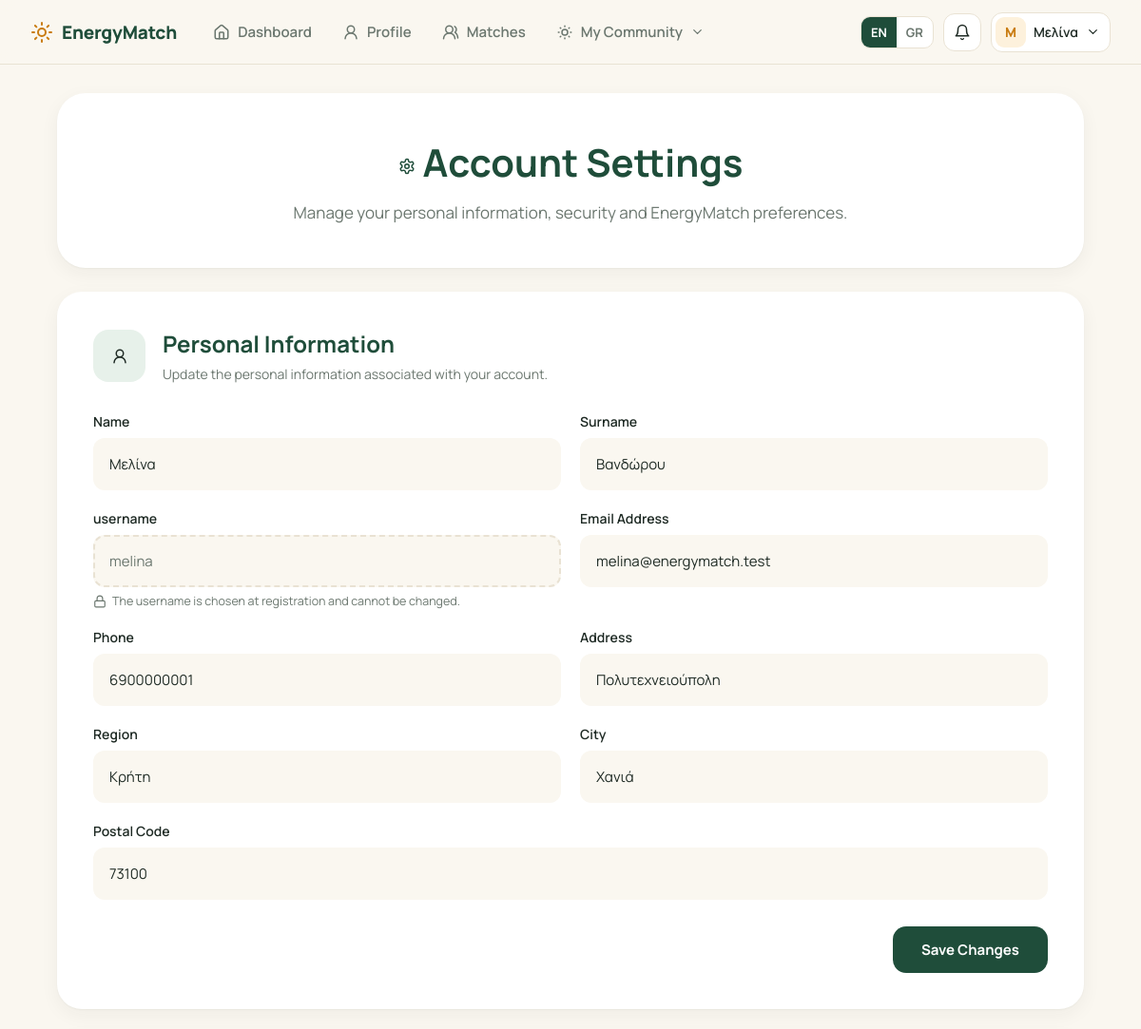
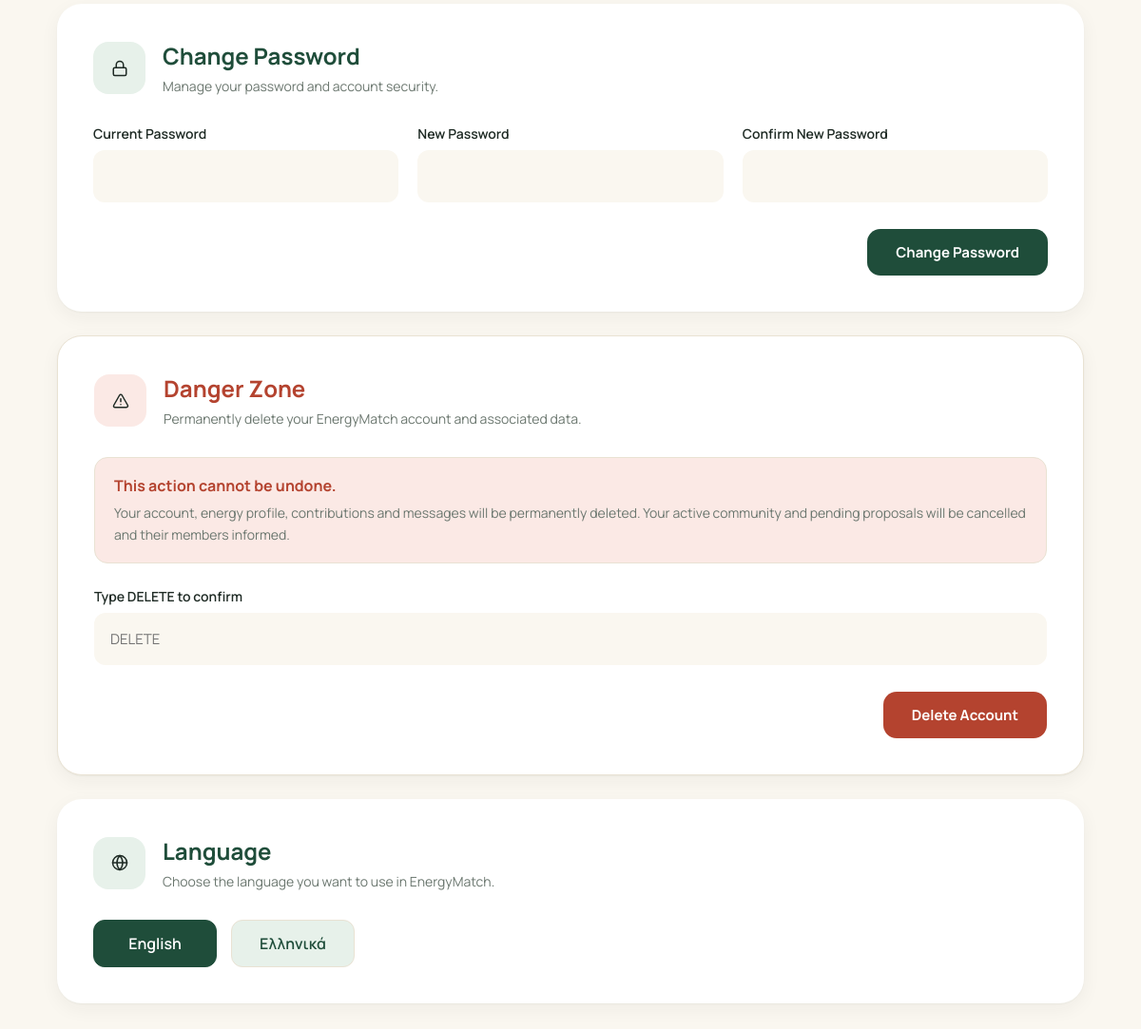
The page /settings.php (signed in) on the database its author committed (2 pictures, top to bottom).
### tables this page shows
CREATE TABLE `users` (
  `id` int(11) NOT NULL AUTO_INCREMENT,
  `name` varchar(50) NOT NULL,
  `surname` varchar(50) NOT NULL,
  `address` varchar(150) DEFAULT NULL,
  `region` varchar(100) DEFAULT NULL,
  `city` varchar(100) DEFAULT NULL,
  `postal_code` varchar(10) DEFAULT NULL,
  `phone` varchar(20) DEFAULT NULL,
  `email` varchar(100) DEFAULT NULL,
  `username` varchar(50) DEFAULT NULL,
  `password` varchar(255) NOT NULL,
  `role` enum('user','admin') NOT NULL DEFAULT 'user',
  `banned_at` datetime DEFAULT NULL,
  `created_at` timestamp NOT NULL DEFAULT current_timestamp(),
  PRIMARY KEY (`id`),
  UNIQUE KEY `email` (`email`),
  UNIQUE KEY `username` (`username`)
);

### lang.php (called while the page is built, shortened)
<?php
function t($key)
{
    global $translations;
    $language = $_SESSION["language"] ?? "en";
    if (isset($translations[$key][$language])) {
        return $translations[$key][$language];
    }
    return $key;
}
?>

### settings.php (the view, shortened to what this page needs)
<?php
include "db.php";
include "lang.php";
$user_id = (int) $_SESSION["user_id"];
$sql = "
    SELECT
        id,
        name,
        surname,
        address,
        region,
        city,
        postal_code,
        phone,
        email,
        username
    FROM users
    WHERE id = ?
    LIMIT 1
";
$stmt = $conn->prepare($sql);
$stmt->bind_param("i", $user_id);
$stmt->execute();
$result = $stmt->get_result();
$user = $result->fetch_assoc();
function safe($value) {
    return htmlspecialchars(
        (string) $value,
        ENT_QUOTES,
        "UTF-8"
    );
}
?>
<!DOCTYPE html>
<html lang="<?php echo ($_SESSION["language"] ?? "en") === "gr" ? "el" : "en"; ?>">
<head>
    <?php include "head_assets.php"; ?>
    <link rel="stylesheet" href="css/settings.css?v=<?php echo ASSET_VERSION; ?>">
</head>
<body>
<section class="hero-section">
    <?php include "navbar.php"; ?>
    <div class="settings-container">
        <div class="settings-header">
            <h1>
                <i data-lucide="settings"></i> <?php echo t("account_settings"); ?>
            </h1>
            <p>
                <?php echo t("settings_intro"); ?>
            </p>
        </div>
        <div class="settings-card">
            <div class="card-title">
                <div class="card-icon">
                    <i data-lucide="user-round"></i>
                </div>
                <div>
                    <h2>
                        <?php echo t("personal_information"); ?>
                    </h2>
                    <p>
                        <?php echo t("personal_information_description"); ?>
                    </p>
                </div>
            </div>
            <form
                action="update_account.php"
                method="POST"
            >
                <div class="form-grid">
                    <div class="input-group">
                        <label>
                            <?php echo t("register_name"); ?>
                        </label>
                        <input
                            type="text"
                            name="name"
                            value="<?php echo safe($user["name"]); ?>"
                            required
                            pattern="<?php echo EM_PERSON_NAME_PATTERN; ?>"
                            data-pattern-message="<?php echo htmlspecialchars(t("register_error_name"), ENT_QUOTES, "UTF-8"); ?>"
                        >
                    </div>
                    <div class="input-group">
                        <label>
                            <?php echo t("register_surname"); ?>
                        </label>
                        <input
                            type="text"
                            name="surname"
                            value="<?php echo safe($user["surname"]); ?>"
                            required
                            pattern="<?php echo EM_PERSON_NAME_PATTERN; ?>"
                            data-pattern-message="<?php echo htmlspecialchars(t("register_error_name"), ENT_QUOTES, "UTF-8"); ?>"
                        >
                    </div>
                    <div class="input-group">
                        <label>
                            <?php echo t("username"); ?>
                        </label>
                        <input
                            type="text"
                            id="username"
                            value="<?php echo safe($user["username"]); ?>"
                            class="readonly-field"
                            readonly
                            aria-describedby="usernameLockedHint"
                        >
                        <small class="field-hint" id="usernameLockedHint">
                            <i data-lucide="lock"></i> <?php echo t("username_locked_hint"); ?>
                        </small>
                    </div>
                    <div class="input-group">
                        <label>
                            <?php echo t("register_email"); ?>
                        </label>
                        <input
                            type="email"
                            name="email"
                            value="<?php echo safe($user["email"]); ?>"
                            required
                            pattern="<?php echo EM_EMAIL_PATTERN; ?>"
                            data-pattern-message="<?php echo htmlspecialchars(t("register_error_email_format"), ENT_QUOTES, "UTF-8"); ?>"
                        >
                    </div>
                    <div class="input-group">
                        <label>
                            <?php echo t("phone"); ?>
                        </label>
                        <input
                            type="text"
                            name="phone"
                            value="<?php echo safe($user["phone"]); ?>"
                            required
                            pattern="<?php echo EM_PHONE_PATTERN; ?>"
                            data-pattern-message="<?php echo htmlspecialchars(t("register_error_phone"), ENT_QUOTES, "UTF-8"); ?>"
                            inputmode="numeric"
                            maxlength="10"
                        >
                    </div>
                    <div class="input-group">
                        <label>
                            <?php echo t("register_address"); ?>
                        </label>
                        <input
                            type="text"
                            name="address"
                            value="<?php echo safe($user["address"]); ?>"
                            required
                        >
                    </div>
                    <div class="input-group">
                        <label>
                            <?php echo t("register_region"); ?>
                        </label>
                        <input
                            type="text"
                            name="region"
                            value="<?php echo safe($user["region"]); ?>"
                            required
                            pattern="<?php echo EM_PLACE_PATTERN; ?>"
                            data-pattern-message="<?php echo htmlspecialchars(t("register_error_place"), ENT_QUOTES, "UTF-8"); ?>"
                        >
                    </div>
                    <div class="input-group">
                        <label>
                            <?php echo t("register_city"); ?>
                        </label>
                        <input
                            type="text"
                            name="city"
                            value="<?php echo safe($user["city"]); ?>"
                            required
                            pattern="<?php echo EM_PLACE_PATTERN; ?>"
                            data-pattern-message="<?php echo htmlspecialchars(t("register_error_place"), ENT_QUOTES, "UTF-8"); ?>"
                        >
                    </div>
                    <div class="input-group full-width">
                        <label>
                            <?php echo t("register_postal_code"); ?>
                        </label>
                        <input
                            type="text"
                            name="postal_code"
                            value="<?php echo safe($user["postal_code"]); ?>"
                            required
                            pattern="<?php echo EM_POSTAL_CODE_PATTERN; ?>"
                            data-pattern-message="<?php echo htmlspecialchars(t("register_error_postal_code"), ENT_QUOTES, "UTF-8"); ?>"
                            inputmode="numeric"
                            maxlength="5"
                        >
                    </div>
                </div>
                <div class="form-actions">
                    <button
                        type="submit"
                        class="save-btn"
                    >
                        <?php echo t("save_changes"); ?>
                    </button>
                </div>
            </form>
        </div>
    <div class="settings-card">
        <div class="card-title">
            <div class="card-icon">
                <i data-lucide="lock"></i>
            </div>
            <div>
                <h2>
                    <?php echo t("change_password"); ?>
                </h2>
                <p>
                    <?php echo t("security_description"); ?>
                </p>
            </div>
        </div>
    <form
        action="change_password.php"
        method="POST"
    >
        <div class="password-grid">
            <div class="input-group">
                <label>
                    <?php echo t("current_password"); ?>
                </label>
                <input
                    type="password"
                    name="current_password"
                    autocomplete="current-password"
                    required
                >
            </div>
            <div class="input-group">
                <label>
                    <?php echo t("new_password"); ?>
                </label>
                <input
                    type="password"
                    name="new_password"
                    autocomplete="new-password"
                    required
                >
            </div>
            <div class="input-group">
                <label>
                    <?php echo t("confirm_new_password"); ?>
                </label>
                <input
                    type="password"
                    name="confirm_new_password"
                    autocomplete="new-password"
                    required
                >
            </div>
        </div>
        <div class="form-actions">
            <button
                type="submit"
                class="save-btn"
            >
                <?php echo t("change_password_button"); ?>
            </button>
        </div>
    </form>
</div>
<div class="settings-card danger-card">
    <div class="card-title">
        <div class="card-icon danger-icon">
            <i data-lucide="triangle-alert"></i>
        </div>
        <div>
            <h2 class="danger-title">
                <?php echo t("danger_zone"); ?>
            </h2>
            <p>
                <?php echo t("delete_account_description"); ?>
            </p>
        </div>
    </div>
    <div class="danger-content">
        <div class="danger-warning">
            <strong>
                <?php echo t("delete_warning_title"); ?>
            </strong>
            <p>
                <?php echo t("delete_warning_text"); ?>
            </p>
        </div>
        <form
            action="delete_account.php"
            method="POST"
            onsubmit="return confirmDeleteAccount();"
        >
            <div class="input-group">
                <label>
                    <?php echo t("delete_confirmation_label"); ?>
                </label>
                <input
                    type="text"
                    name="delete_confirmation"
                    id="delete_confirmation"
                    placeholder="DELETE"
                    autocomplete="off"
                    required
                >
            </div>
            <div class="form-actions">
                <button
                    type="submit"
                    class="delete-account-btn"
                >
                    <?php echo t("delete_account"); ?>
                </button>
            </div>
        </form>
    </div>
</div>
        <div class="settings-card small-card">
            <div class="card-title">
                <div class="card-icon">
                    <i data-lucide="globe"></i>
                </div>
                <div>
                    <h2>
                        <?php echo t("language_setting"); ?>
                    </h2>
                    <p>
                        <?php echo t("language_description"); ?>
                    </p>
                </div>
            </div>
            <div class="language-options">
                <a
                    href="set_language.php?lang=en"
                    class="<?php
                        echo ($_SESSION["language"] ?? "en") === "en"
                            ? "selected-language"
                            : "";
                    ?>"
                >
                    English
                </a>
                <a
                    href="set_language.php?lang=gr"
                    class="<?php
                        echo ($_SESSION["language"] ?? "en") === "gr"
                            ? "selected-language"
                            : "";
                    ?>"
                >
                    Ελληνικά
                </a>
            </div>
        </div>
    </div>
</section>
</body>
</html>

### css/theme.css (style rules this page uses)
:root { --em-font: "Manrope", system-ui, -apple-system, "Segoe UI", sans-serif; --em-bg: #FAF7F0; --em-surface: #FFFFFF; --em-surface-2: #F4EFE4; --em-border: #E9E2D3; --em-text: #1E2A24; --em-muted: #6B776F; --em-green: #1F4D3A; --em-green-600: #2E7D57; --em-green-50: #E7F1EA; --em-amber: #F2A93B; --em-amber-600: #C97C12; --em-amber-50: #FDF1DC; --em-on-amber: #2B1D05; --em-danger: #B4432F; --em-danger-50: #FBE9E5; --em-radius: 18px; --em-radius-sm: 12px; --em-shadow: 0 1px 2px rgba(30, 42, 36, .04), 0 6px 20px rgba(30, 42, 36, .05); --em-shadow-lg: 0 12px 32px rgba(30, 42, 36, .12); --em-nav-height: 68px; }
*, *::before, *::after { box-sizing: border-box; }
html { scroll-padding-top: calc(var(--em-nav-height) + 16px); }
body { margin: 0; font-family: var(--em-font); color: var(--em-text); background: var(--em-bg); -webkit-font-smoothing: antialiased; }
button, input, select, textarea { font-family: inherit; }
svg.lucide { width: 18px; height: 18px; stroke-width: 2; flex-shrink: 0; vertical-align: middle; }

### rows shown on the page
users: name "Μελίνα", surname "Βανδώρου", username "melina", email "melina@energymatch.test", phone "6900000001", address "Πολυτεχνειούπολη", region "Κρήτη", city "Χανιά", postal_code "73100"

### other values the page prints
t("dashboard") "Dashboard"
t("profile") "Profile"
t("matches") "Matches"
t("nav_my_community") "My Community"
$navUserInitial "Μ"
$navUserName "Μελίνα"
t("account_settings") "Account Settings"
t("settings_intro") "Manage your personal information, security and EnergyMatch preferences."
t("personal_information") "Personal Information"
t("personal_information_description") "Update the personal information associated with your account."
t("register_name") "Name"
t("register_surname") "Surname"
t("username") "username"
t("username_locked_hint") "The username is chosen at registration and cannot be changed."
t("register_email") "Email Address"
